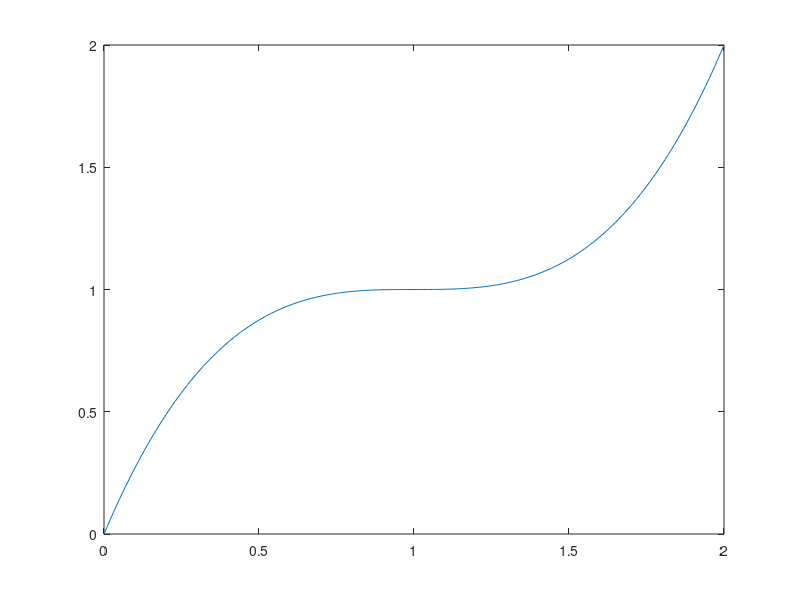

Write MATLAB code to recreate this figure. (Note: this script raises an error after producing the figure.)
clc,clear,close all;
%% trajectory generation

dt=0.01;
time=0:dt:2;

q=(time-1).^3+1; %sin(time);

plot(time,q);
hold on;
%plot(time,dq);
%plot(time,ddq);

%% trajectory scaling
c=2; %scaling factor
%[nq,ndq,nddq,ntime]=trajLinearScaler(q,dq,ddq,time,c);

[nq,ndq,nddq,ntime]=trajSectorScaler(q,3,4,time,c);
% 
figure;
plot(ntime,nq);
hold on;
plot(ntime,ndq);
plot(ntime,nddq);

